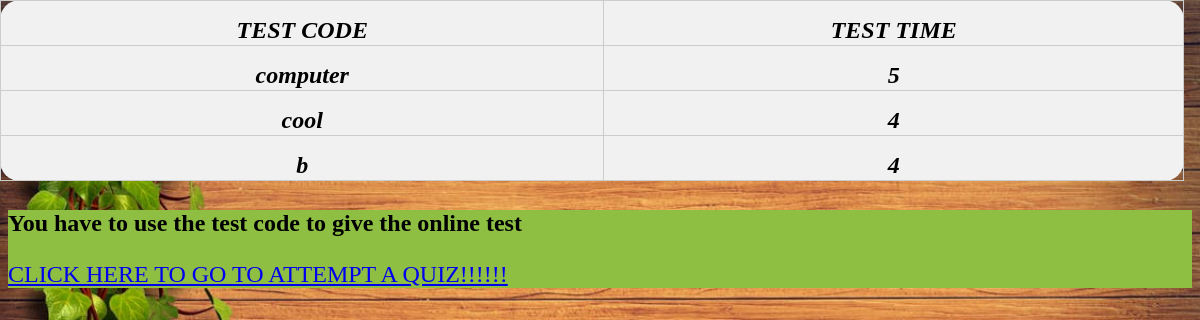
Page /test.php on the committed database.
### tables this page shows
CREATE TABLE `testtable` (
  `id` int(255) NOT NULL,
  `test` varchar(255) NOT NULL,
  `time` varchar(255) NOT NULL
);

### test.php (the view, shortened to what this page needs)
<!DOCTYPE html>
<html>
<head>
  <link rel="stylesheet" href="qa.css">
</head>
<body >
<?php
$conn=mysqli_connect("localhost","root","","project");
$sql = "SELECT * FROM testtable ";
$rs_result = mysqli_query($conn, $sql);
?>
<table align="center" height="60%" width="80%" class="container4" bgcolor="#f1f1f1">
<form method="post" action="table.php" >
<tr>
<th><font size="5"><b><i>TEST CODE</i></b></font></th>
<th><font size="5"><b><i>TEST TIME</i></b></font></th>
</tr>
<?php
while ($row = mysqli_fetch_array($rs_result)) {
?>
            <tr  onMouseover="this.bgColor='green'"onMouseout="this.bgColor='white'">
            <td><font size="5"><b><i><?php echo $row["test"]; ?></i></b></font></td>
            <td><font size="5"><b><i><?php echo $row["time"]; ?></i></b></font></td>
            </tr>
<?php
};
?>
 </form>
</table>
<br>
<div style="background-color:#8ebf42">
  <h3><font size="5">You have to use the test code to give the online test</h3>
  <p><a href=logtest1.php target="_blank">CLICK HERE TO GO TO ATTEMPT A QUIZ!!!!!!</a></p>
</div>
</body>
</html>

### qa.css (style rules this page uses)
table { border: 1px solid #ccc; border-collapse: collapse; border-radius: 20px; padding-top: 16px; align: center; }
body { background-image: url("12.jpeg"); height: 50%; background-position: center; background-size: cover; background-repeat: no-repeat; background-attachment: fixed; }
th, td { border: 1px solid #ccc; border-collapse: collapse; border-radius: 20px; padding-top: 16px; text-align: center; }
.container4 { width: 100%; margin: -8px; padding: 10px; border-radius: 20px; }
form { border: 3px solid #f1f1f1; width:50; }

### rows in the picture
testtable: test "computer", time "5"
testtable: test "cool", time "4"
testtable: test "b", time "4"
